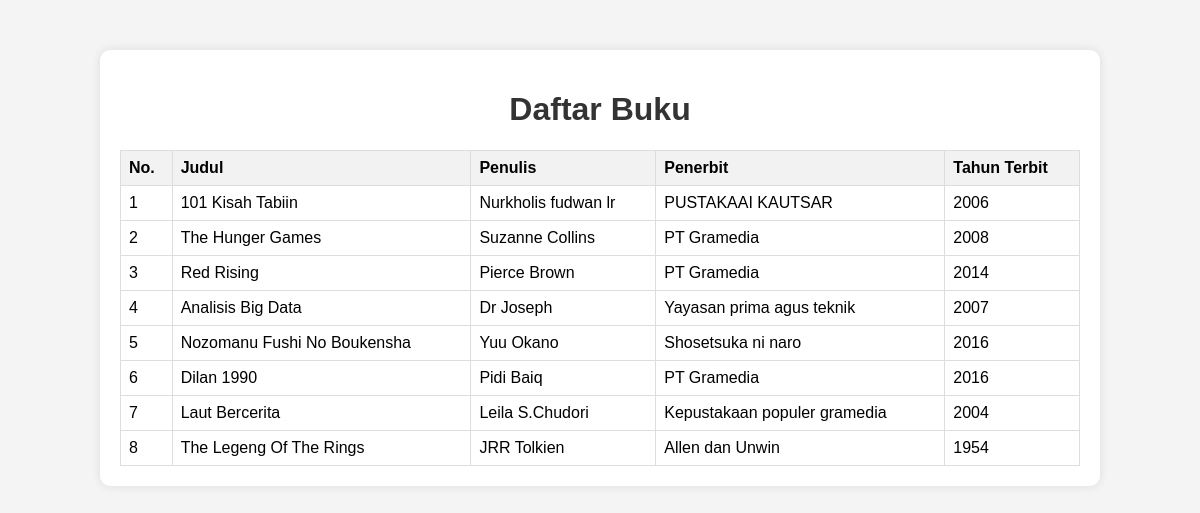
The app's page /buku.php with its own data.
### tables this page shows
CREATE TABLE `buku` (
  `id` int(11) NOT NULL,
  `perpus_id` int(11) NOT NULL,
  `judul` varchar(255) NOT NULL,
  `deskripsi` text NOT NULL,
  `cover` varchar(255) NOT NULL,
  `pdf` varchar(255) NOT NULL,
  `penulis` varchar(255) NOT NULL,
  `penerbit` varchar(255) NOT NULL,
  `tahun_terbit` int(11) NOT NULL,
  `stok` int(255) NOT NULL,
  `kategori_id` int(11) NOT NULL,
  `status_hapus` int(11) NOT NULL,
  `created_at` timestamp NOT NULL DEFAULT current_timestamp() ON UPDATE current_timestamp()
);

### buku.php (the view, shortened to what this page needs)
<!DOCTYPE html>
<html lang="en">
<head>
</head>
<body>
    <div class="container">
        <h1>Daftar Buku</h1>
        <table>
            <thead>
                <tr>
                    <th>No.</th>
                    <th>Judul</th>
                    <th>Penulis</th>
                    <th>Penerbit</th>
                    <th>Tahun Terbit</th>
                </tr>
            </thead>
            <tbody>
                <?php
                $koneksi = mysqli_connect("localhost", "root", "", "db_perpustakaan");
                $sql = "SELECT * FROM buku";
                $result = mysqli_query($koneksi, $sql);
                if (mysqli_num_rows($result) > 0) {
                    $no = 1;
                    while ($row = mysqli_fetch_assoc($result)) {
                        echo "<tr>";
                        echo "<td>" . $no . "</td>";
                        echo "<td>" . $row['judul'] . "</td>";
                        echo "<td>" . $row['penulis'] . "</td>";
                        echo "<td>" . $row['penerbit'] . "</td>";
                        echo "<td>" . $row['tahun_terbit'] . "</td>";
                        echo "</tr>";
                        $no++;
                    }
                } else {
                    echo "<tr><td colspan='5'>Tidak ada data buku.</td></tr>";
                }
                ?>
            </tbody>
        </table>
    </div>
</body>
</html>

### buku.php (style rules this page uses)
body { font-family: Arial, sans-serif; margin: 0; padding: 0; background-color: #f4f4f4; }
.container { width: 80%; margin: 50px auto; background-color: #fff; padding: 20px; border-radius: 10px; box-shadow: 0 0 10px rgba(0, 0, 0, 0.1); }
h1 { text-align: center; color: #333; }
table { width: 100%; border-collapse: collapse; }
table, th, td { border: 1px solid #ddd; padding: 8px; text-align: left; }
th { background-color: #f2f2f2; }

### records on screen
buku: judul "101 Kisah Tabiin", penulis "Nurkholis fudwan lr", penerbit "PUSTAKAAI KAUTSAR", tahun_terbit "2006"
buku: judul "The Hunger Games", penulis "Suzanne Collins", penerbit "PT Gramedia", tahun_terbit "2008"
buku: judul "Red Rising", penulis "Pierce Brown", penerbit "PT Gramedia", tahun_terbit "2014"
buku: judul "Analisis Big Data", penulis "Dr Joseph", penerbit "Yayasan prima agus teknik", tahun_terbit "2007"
buku: judul "Nozomanu Fushi No Boukensha", penulis "Yuu Okano", penerbit "Shosetsuka ni naro", tahun_terbit "2016"
buku: judul "Dilan 1990", penulis "Pidi Baiq", penerbit "PT Gramedia", tahun_terbit "2016"
buku: judul "Laut Bercerita", penulis "Leila S.Chudori", penerbit "Kepustakaan populer gramedia", tahun_terbit "2004"
buku: judul "The Legeng Of The Rings", penulis "JRR Tolkien", penerbit "Allen dan Unwin", tahun_terbit "1954"
